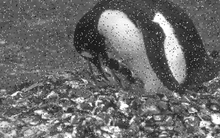
%> input picture Noisy.png, 220 x 138 px, shrunk from 756 x 474 before the run
$ octave test.m   (GNU Octave 9; MATLAB toolbox functions it lacks are replaced by stand-ins)
%> lines starting %> are read from the running program, lines starting %| are printed output that depends on the picture
clear; close all; clc;

I = imread('Noisy.png');
%> I is the input picture: size 138x220x3 uint8; min 9, max 255, mean 107.4
igray = rgb2gray(I);
[l,r] = size (igray);
%> l = 138; r = 220
b = 5;
v = ones(b);
[M,N] = size(v);

w =1:M;
f = round (median(w));
output = zeros (l+2*(f-1),r+2*(f-1));
for i=f:(l+(f-1))
    for j =f: (r+(f-1))
     output(i,j)= igray(i-(f-1),j-(f-1));
    end
end
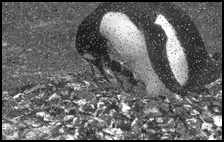
%> output: size 142x224 double; min 0, max 255, mean 102.5
sum =0;
x=0;
y=0;
for i=1:l
    for j=1:r
        for m=1:M
            for n =1:N
                sum = sum +output (i+x,j+y)*v(m,n);
                y=y+1;
            end
            y=0;
            x=x+1;
        end
        x=0;
        output(i,j) = (1/(M*N))*(sum);
        sum= 0;
    end
end
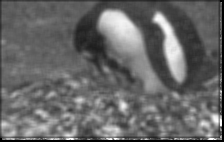
%> output: size 142x224 double; min 0, max 255, mean 103.7
imshow (uint8(output));

$ run again, with SC.png copied over Noisy.png
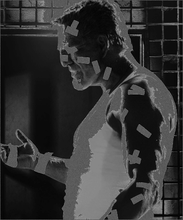
%> input picture SC.png, 183 x 220 px, shrunk from 400 x 480 before the run
%> I is the input picture: size 220x183 uint8; min 0, max 151, mean 51.7
%> after the loop `for i=f:(l+(f-1))`:
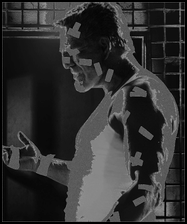
%> output: size 224x187 double; min 0, max 151, mean 49.7
%> after the loop `for i=1:l`:
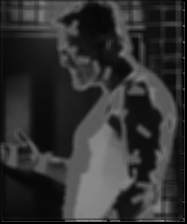
%> output: size 224x187 double; min 0, max 146, mean 50
